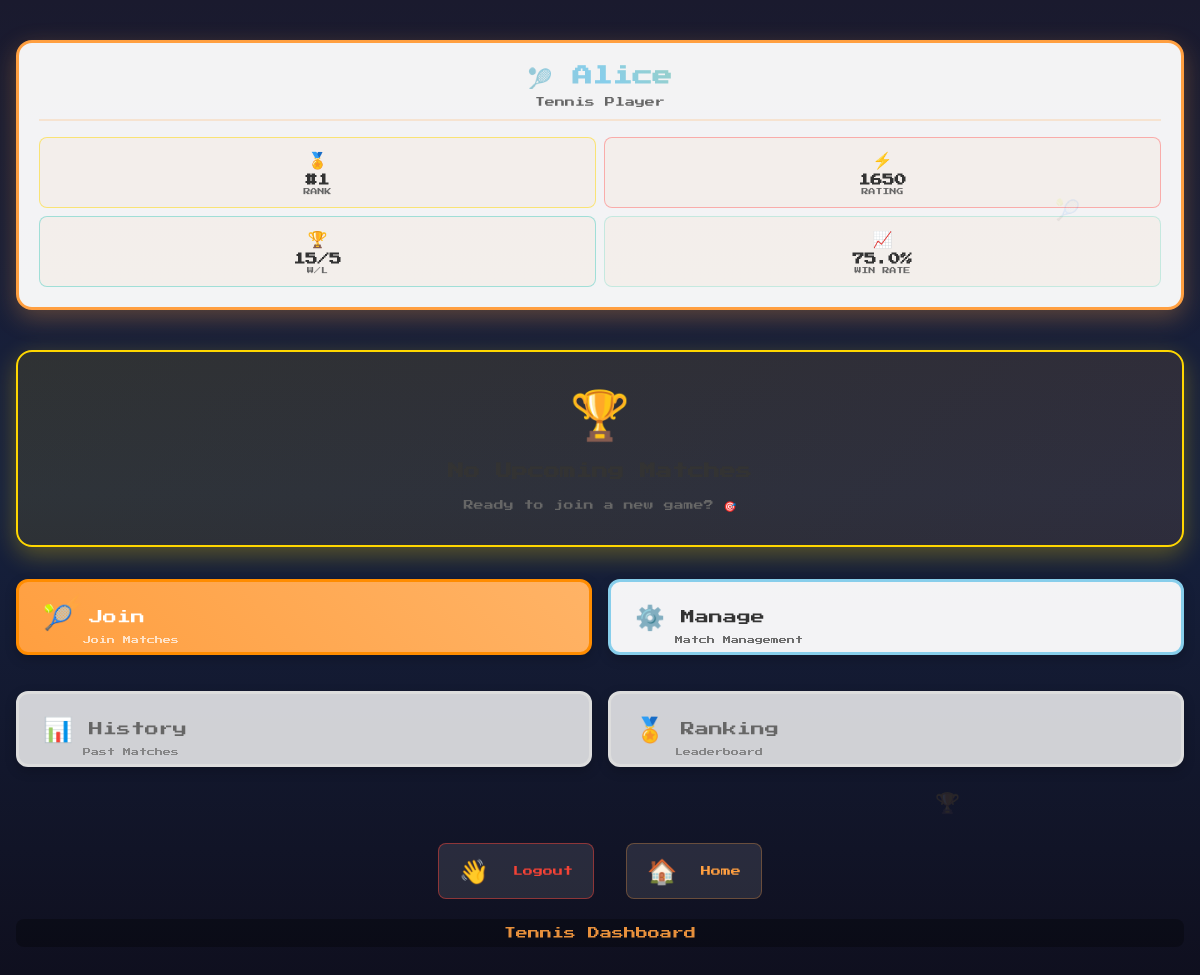
Before: /tennis/dashboard (signed in) with the older database file.
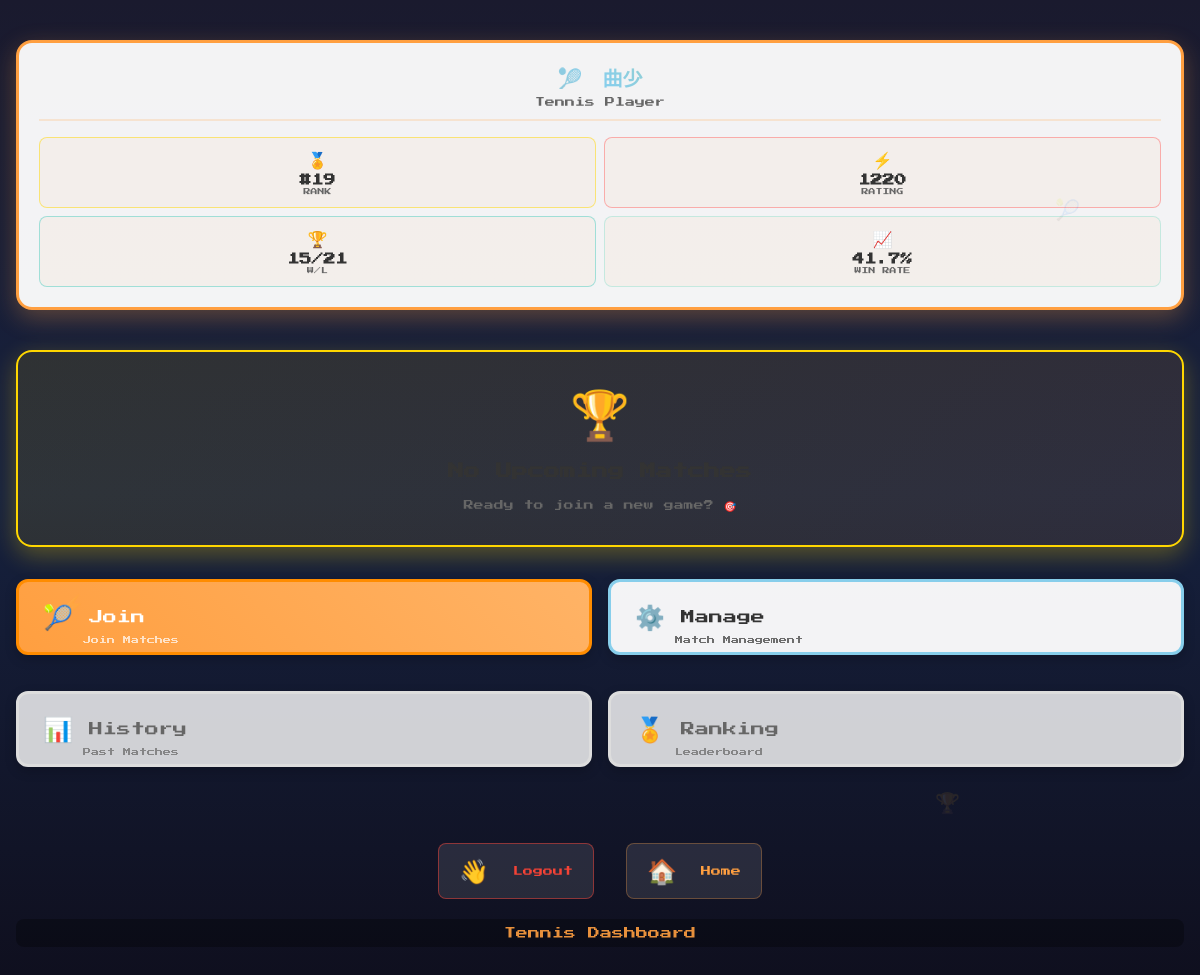
After: the same page with the newer database file.
### models.py (models this page shows, shortened)
class User(UserMixin, db.Model):
    __tablename__ = 'users'
    id = db.Column(db.Integer, primary_key=True)
    nickname = db.Column(db.String(50), nullable=False, unique=True)
    phone = db.Column(db.String(11), nullable=False, unique=True)
    password_hash = db.Column(db.String(128), nullable=False)
    created_at = db.Column(db.DateTime, default=db.func.current_timestamp())
    skill_level = db.Column(db.String(20), default='beginner')  # beginner/intermediate/advanced/pro
    rating = db.Column(db.Integer, default=1000)               # ELO积分
    total_wins = db.Column(db.Integer, default=0)              # 总胜场
    total_losses = db.Column(db.Integer, default=0)            # 总败场
    is_admin = db.Column(db.Boolean, default=False)            # 是否管理员
    last_played = db.Column(db.DateTime, nullable=True)        # 最后比赛时间
    @property
    def win_rate(self):
        if self.total_wins + self.total_losses == 0:
            return 0.0
        return round(self.total_wins / (self.total_wins + self.total_losses) * 100, 1)
    @property
    def current_rank(self):
        higher_rated = User.query.filter(User.rating > self.rating).count()
        return higher_rated + 1

### tennis.py (the view)
@tennis_bp.route('/dashboard')
@login_required
def dashboard():
    next_match = Game.query.filter(
        (Game.player1_id == current_user.id) | (Game.player3_id == current_user.id),
        Game.status == 'scheduled',
        Game.scheduled_time > datetime.utcnow()
    ).order_by(Game.scheduled_time.asc()).first()
    recent_matches = Game.query.filter(
        (Game.player1_id == current_user.id) | (Game.player3_id == current_user.id),
        Game.status == 'finished'
    ).order_by(Game.updated_at.desc()).limit(3).all()
    return render_template('tennis/dashboard.html',
                         next_match=next_match,
                         recent_matches=recent_matches)

### auth.py (called while the page is built)
def init_auth(login_manager):
    login_manager.login_view = 'auth.login'
    login_manager.login_message = 'Please login to access this page'
    login_manager.login_message_category = 'info'
    @login_manager.user_loader
    def load_user(user_id):
        return User.query.get(int(user_id))

### templates/tennis/dashboard.html (shortened to what this page needs)
<!DOCTYPE html>
<html lang="en">
<head>
    <link rel="stylesheet" href="/static/css/style.css">
    <link rel="stylesheet" href="/static/css/mobile.css">
</head>
<body class="mobile-body">
    <div class="mobile-container">
        <header class="mobile-header">
            <div class="player-profile-card">
                <div class="player-info">
                    <h1 class="player-name">🎾 {{ current_user.nickname }}</h1>
                    <p class="player-title">Tennis Player</p>
                </div>
                <div class="player-stats-grid">
                    <div class="stat-item rank-stat">
                        <span class="stat-icon">🏅</span>
                        <span class="stat-value">#{{ current_user.current_rank }}</span>
                        <span class="stat-label">Rank</span>
                    </div>
                    <div class="stat-item rating-stat">
                        <span class="stat-icon">⚡</span>
                        <span class="stat-value">{{ current_user.rating }}</span>
                        <span class="stat-label">Rating</span>
                    </div>
                    <div class="stat-item record-stat">
                        <span class="stat-icon">🏆</span>
                        <span class="stat-value">{{ current_user.total_wins }}/{{ current_user.total_losses }}</span>
                        <span class="stat-label">W/L</span>
                    </div>
                    <div class="stat-item winrate-stat">
                        <span class="stat-icon">📈</span>
                        <span class="stat-value">{{ current_user.win_rate }}%</span>
                        <span class="stat-label">Win Rate</span>
                    </div>
                </div>
            </div>
        </header>
        <main class="mobile-main">
            <div class="mobile-feature-card next-match-card">
                <div class="feature-icon">🏆</div>
                {% if next_match %}
                    <h2 class="feature-title">Next Match</h2>
                    <div class="match-info">
                        <div class="opponent-info">
                            <span class="vs-label">VS</span>
                            <span class="opponent-name">
                                {% for opponent in next_match.get_opponent_team(current_user.id) %}
                                    {{ opponent.nickname }}{% if not loop.last %} & {% endif %}
                                {% endfor %}
                            </span>
                        </div>
                        {% if next_match.scheduled_time %}
                            <div class="match-countdown" id="countdown">
                                <div class="countdown-item">
                                    <span class="countdown-value" id="days">0</span>
                                    <span class="countdown-label">Days</span>
                                </div>
                                <div class="countdown-item">
                                    <span class="countdown-value" id="hours">0</span>
                                    <span class="countdown-label">Hours</span>
                                </div>
                                <div class="countdown-item">
                                    <span class="countdown-value" id="minutes">0</span>
                                    <span class="countdown-label">Min</span>
                                </div>
                            </div>
                            <div class="match-details">
                                <div class="match-time">📅 {{ next_match.scheduled_time.strftime('%Y-%m-%d %H:%M') }}</div>
                                {% if next_match.court %}
                                    <div class="match-court">🏟️ {{ next_match.court }}</div>
                                {% endif %}
                            </div>
                        {% endif %}
                    </div>
                {% else %}
                    <h2 class="feature-title">No Upcoming Matches</h2>
                    <p class="feature-desc">Ready to join a new game? 🎯</p>
                {% endif %}
            </div>
            <div class="mobile-actions">
                <div class="action-grid">
                    <a href="{{ url_for('tennis.matches') }}" class="mobile-btn mobile-btn-primary">
                        <span class="btn-icon">🎾</span>
                        <span class="btn-text">Join</span>
                        <span class="btn-subtitle">Join Matches</span>
                    </a>
                    <a href="{{ url_for('tennis.management') }}" class="mobile-btn mobile-btn-secondary">
                        <span class="btn-icon">⚙️</span>
                        <span class="btn-text">Manage</span>
                        <span class="btn-subtitle">Match Management</span>
                    </a>
                </div>
                <div class="action-grid">
                    <a href="#" class="mobile-btn mobile-btn-tertiary">
                        <span class="btn-icon">📊</span>
                        <span class="btn-text">History</span>
                        <span class="btn-subtitle">Past Matches</span>
                    </a>
                    <a href="{{ url_for('tennis.rankings') }}" class="mobile-btn mobile-btn-tertiary">
                        <span class="btn-icon">🏅</span>
                        <span class="btn-text">Ranking</span>
                        <span class="btn-subtitle">Leaderboard</span>
                    </a>
                </div>
            </div>
        </main>
        <footer class="mobile-footer">
            <div class="footer-nav">
                <a href="{{ url_for('auth.logout') }}" class="footer-btn logout-btn">
                    <span class="btn-icon">👋</span>
                    <span>Logout</span>
                </a>
                <a href="{{ url_for('main.index') }}" class="footer-btn home-btn">
                    <span class="btn-icon">🏠</span>
                    <span>Home</span>
                </a>
            </div>
            <div class="footer-text">Tennis Dashboard</div>
        </footer>
        <div class="mobile-bg-effects">
            <div class="bg-pixel bg-pixel-1">🎾</div>
            <div class="bg-pixel bg-pixel-2">⚡</div>
            <div class="bg-pixel bg-pixel-3">🏆</div>
        </div>
    </div>
</body>
</html>

### static/css/style.css (style rules this page uses)
* { margin: 0; padding: 0; box-sizing: border-box; image-rendering: -moz-crisp-edges; image-rendering: -webkit-crisp-edges; image-rendering: pixelated; image-rendering: crisp-edges; }
body { font-family: 'Press Start 2P', 'Courier New', monospace; background: linear-gradient(135deg, #1a1a2e 0%, #0f0f1e 35%, #16213e 70%, #0a0a0a 100%); min-height: 100vh; display: flex; align-items: center; justify-content: center; overflow: hidden; position: relative; }
.stat-item { font-size: 10px; color: #87ceeb; background: rgba(135, 206, 235, 0.1); padding: 5px 10px; border: 2px solid #87ceeb; border-radius: 5px; }
.next-match-card { grid-column: span 2; }
.stat-value { font-family: 'Press Start 2P', 'Courier New', monospace; font-size: 16px; color: #87ceeb; margin-bottom: 5px; }
.stat-label { font-family: 'Press Start 2P', 'Courier New', monospace; font-size: 8px; color: #666; text-transform: uppercase; }
.player-name { flex: 1; margin: 0 10px; }

Changed rows visible on the page:
changed User: nickname "Alice" → "曲少"; current_rank "1" → "19"; rating "1650" → "1220"; total_losses "5" → "21"; win_rate "75.0" → "41.7"
